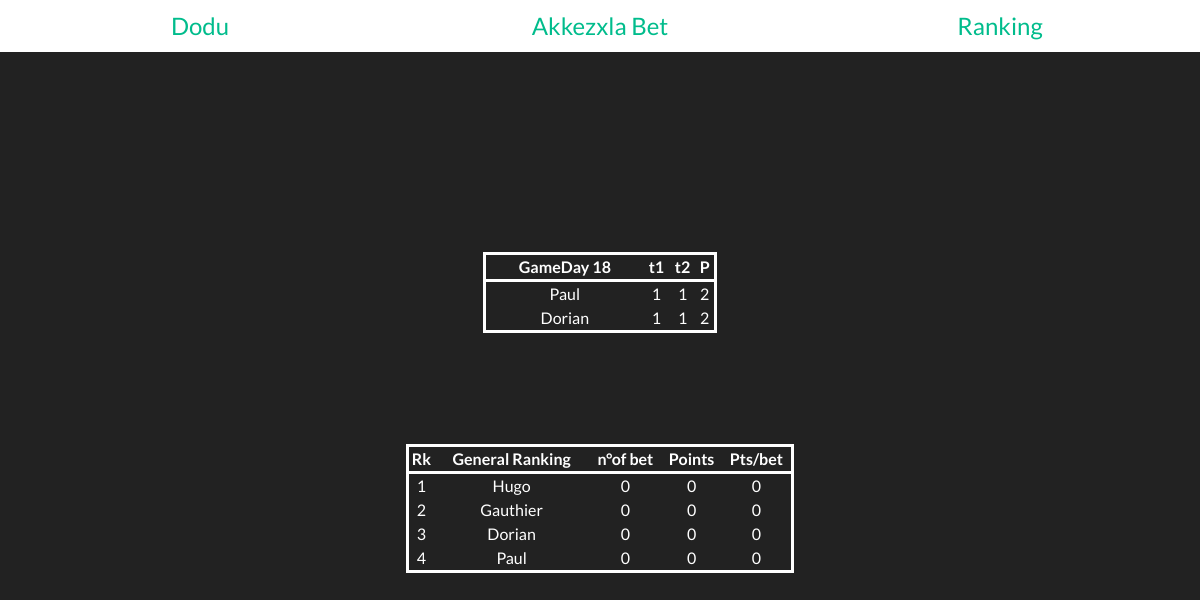
Screenshot of /ranking.php (signed in) with the database file from the repository.
### tables this page shows
CREATE TABLE `result` (
  `id` int(11) NOT NULL,
  `gameday` int(5) NOT NULL,
  `match1` varchar(5) NOT NULL,
  `match2` varchar(5) NOT NULL,
  `match3` varchar(5) NOT NULL,
  `match4` varchar(5) NOT NULL,
  `match5` varchar(5) NOT NULL,
  `match6` varchar(5) NOT NULL,
  `match7` varchar(5) NOT NULL,
  `match8` varchar(5) NOT NULL,
  `match9` varchar(5) NOT NULL,
  `match10` varchar(5) NOT NULL
);

CREATE TABLE `bet` (
  `id` int(11) NOT NULL,
  `gameday` varchar(25) NOT NULL,
  `surname` varchar(50) NOT NULL,
  `match1` varchar(5) NOT NULL,
  `match2` varchar(5) NOT NULL,
  `match3` varchar(5) NOT NULL,
  `match4` varchar(5) NOT NULL,
  `match5` varchar(5) NOT NULL,
  `match6` varchar(5) NOT NULL,
  `match7` varchar(5) NOT NULL,
  `match8` varchar(5) NOT NULL,
  `match9` varchar(5) NOT NULL,
  `match10` varchar(5) NOT NULL
);

### connectExcel.php (called while the page is built, shortened)
<?php
require_once "connect.php";
try {
    $getResult = "SELECT * FROM result";
    $reqGetResult = $db->prepare($getResult);
    $SubmitGetResult = $reqGetResult->execute();
    $result = $reqGetResult->fetchAll();
}
catch (PDOException $e) {
    $db = null;
    echo 'Erreur : '.$e->getMessage();
}
$resultDay = 1;
if(!empty($result)) {
    for($i = 0; $i < count($result); $i++) {
        if($result[$i]['gameday'] > $resultDay) {
            $resultDay = $result[$i]['gameday'];
            $gameDay = $resultDay + 1;
        }
    }
}
else {
    $resultDay = 22;
    $gameDay = $resultDay + 1;
}
?>

### checkExistingTicket.php (called while the page is built, shortened)
<?php
require_once "connectExcel.php";
?>

### ranking_post.php (called while the page is built, shortened)
<?php
require_once "connectExcel.php";
try {
    $viewUserBet = "SELECT gameday,surname,match1,match2,match3,match4,match5,match6,match7,match8,match9,match10 From bet Where gameday=".$resultDay."";
    $reqUserBet = $db->prepare($viewUserBet);
    $UserBetSubmit = $reqUserBet->execute();
    $userBet = $reqUserBet->fetchAll();
}
catch (PDOException $e) {
    $db = null;
    echo 'Erreur : '.$e->getMessage();
}
$points = [];
try {
    $getSurname = "SELECT surname FROM bet";
    $reqGetSurname = $db->prepare($getSurname);
    $userBetSurname = $reqGetSurname->fetchAll();
}
catch (PDOException $e) {
    $db = null;
    echo 'Erreur : '.$e->getMessage();
}
$players = [];
for($i = 0; $i < count($userBetSurname); $i++) {
    if(!in_array($userBetSurname[$i]['surname'], $players)){
        array_push($players, $userBetSurname[$i]['surname']);
    }
}
$playersNumber = count($players);
$betNumber = 0;
$userPoint = 0;
$userPoints = [];
for($i = 0; $i < $playersNumber; $i++){
    array_push($userPoints, [$players[$i], $userPoint, $betNumber]);
    $userPoint = 0;
    $betNumber = 0;
}
$userRatio = [];
for($j = 0; $j < $playersNumber; $j++) {
    if( $userPoints[$j][2] > 0) {
        $userRatio[$j] = $userPoints[$j][1] / $userPoints[$j][2];
    }
    else {
        $userRatio[$j] = 0;
    }
    array_push($userPoints[$j], $userRatio[$j]);
}
$userRanking = [];
$maxUserPoints = 0;
for($j = 0; $j < $playersNumber; $j++) {
    for($i = 0; $i < count($userPoints); $i++) {
        if($userPoints[$i][1] >= $maxUserPoints) {
            $maxUserPoints = $userPoints[$i][1];
            $userRanking[$j] = $userPoints[$i];
            $startSplice = $i;
        }
    }
    array_splice($userPoints, $startSplice, 1);
    $maxUserPoints = 0;
}
?>

### ranking.php (the view, shortened to what this page needs)
<?php
include_once "_head.php";
include_once "_nav.php";
require_once "ranking_post.php";
?>
<body>
    <main class="main-ranking">
        <div class="akkezxla">
            <div class="result-wrapper akkezxla-result-wrapper">
                <?php
                if(!empty($points)) {
                ?>
                <table class="result akkezxla-result">
                    <tr>
                        <th>GameDay <?php echo $gameDay - 1; ?></th>
                        <th>t1</th>
                        <th>t2</th>
                        <th>P</th>
                    </tr>
                <?php
                for($i = 0; $i < count($userBet); $i++) {
                ?>
                    <tr>
                        <td><?php echo $points[$i][1];?></td>
                        <td><?php echo $points[$i][3];?></td>
                        <td><?php echo $points[$i][4];?></td>
                        <td><?php echo $points[$i][2];?></td>
                    </tr>
                <?php
                }
                ?>
                </table>
                <?php
                }
                ?>
            </div>
            <div class="ranking-wrapper akkezxla-ranking-wrapper">
            <?php
            if(!empty($userRanking[0])){
            ?>
                <table class="akkezxla-ranking">
                    <tr>
                        <th>Rk</th>
                        <th>General Ranking</th>
                        <th>n°of bet</th>
                        <th>Points</th>
                        <th>Pts/bet</th>
                    </tr>
                    <?php
                    for($i = 0; $i < count($userRanking); $i++) {
                    ?>
                    <tr>
                        <td><?php echo $i + 1;?></td>
                        <td><?php echo $userRanking[$i][0];?></td>
                        <td><?php echo $userRanking[$i][2];?></td>
                        <td><?php echo $userRanking[$i][1];?></td>
                        <td><?php echo round($userRanking[$i][3], 2);?></td>
                    </tr>
                    <?php
                    }
                    ?>
                </table>
            <?php
            }
            ?>
            </div>
        </div>
    </main>
</body>

### style.css (style rules this page uses)
* { margin: 0; padding: 0; }
main { width: 100%; display: flex; flex-direction: column; align-items: center; }
:root { --effect: hover 0.75s linear infinite; }
.main-ranking { display: flex; width: 90%; margin: auto; height: 90vh; justify-content: space-evenly; flex-direction: row; }
.ranking-wrapper, .result-wrapper { width: 45%; margin: auto; }
.akkezxla-result-wrapper { width: 60%; margin: auto; }
.akkezxla-ranking-wrapper { width: 100%; margin: auto; }
.akkezxla { display: flex; width: 45%; flex-direction: column; justify-content: space-evenly; align-items: center; height: 60%; }
.akkezxla-result, .akkezxla-ranking { width: 80%; margin: auto; text-align: center; border: solid; }
.akkezxla-result th, .akkezxla-ranking th { border-bottom: solid; }

### rows the page displays
result: $gameDay-1 "18"
bet: surname "Paul"
bet: surname "Dorian"

### other values shown
$_SESSION['user'] "Dodu"
$points[$i][3] "1"
$points[$i][4] "1"
$points[$i][2] "2"
$userRanking[$i][0] "Hugo"
$userRanking[$i][2] "0"
$userRanking[$i][1] "0"
$userRanking[$i][3] "0"
$userRanking[$i][0] "Gauthier"
$userRanking[$i][0] "Dorian"
$userRanking[$i][0] "Paul"
